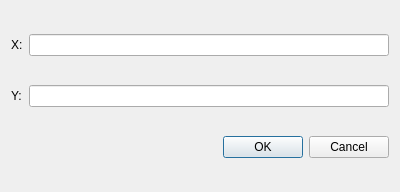
<?xml version="1.0" encoding="UTF-8"?>
<ui version="4.0">
 <class>PointPositionDialog</class>
 <widget class="QDialog" name="PointPositionDialog">
  <property name="geometry">
   <rect>
    <x>0</x>
    <y>0</y>
    <width>400</width>
    <height>192</height>
   </rect>
  </property>
  <property name="windowTitle">
   <string>Dialog</string>
  </property>
  <layout class="QGridLayout" name="gridLayout">
   <item row="0" column="0">
    <widget class="QLabel" name="label">
     <property name="text">
      <string>X:</string>
     </property>
    </widget>
   </item>
   <item row="0" column="1">
    <widget class="QLineEdit" name="xEdit"/>
   </item>
   <item row="1" column="0">
    <widget class="QLabel" name="label_2">
     <property name="text">
      <string>Y:</string>
     </property>
    </widget>
   </item>
   <item row="1" column="1">
    <widget class="QLineEdit" name="yEdit"/>
   </item>
   <item row="2" column="0" colspan="2">
    <widget class="QDialogButtonBox" name="buttonBox">
     <property name="orientation">
      <enum>Qt::Horizontal</enum>
     </property>
     <property name="standardButtons">
      <set>QDialogButtonBox::Cancel|QDialogButtonBox::Ok</set>
     </property>
    </widget>
   </item>
  </layout>
 </widget>
 <resources/>
 <connections>
  <connection>
   <sender>buttonBox</sender>
   <signal>accepted()</signal>
   <receiver>PointPositionDialog</receiver>
   <slot>accept()</slot>
   <hints>
    <hint type="sourcelabel">
     <x>248</x>
     <y>254</y>
    </hint>
    <hint type="destinationlabel">
     <x>157</x>
     <y>274</y>
    </hint>
   </hints>
  </connection>
  <connection>
   <sender>buttonBox</sender>
   <signal>rejected()</signal>
   <receiver>PointPositionDialog</receiver>
   <slot>reject()</slot>
   <hints>
    <hint type="sourcelabel">
     <x>316</x>
     <y>260</y>
    </hint>
    <hint type="destinationlabel">
     <x>286</x>
     <y>274</y>
    </hint>
   </hints>
  </connection>
 </connections>
</ui>
